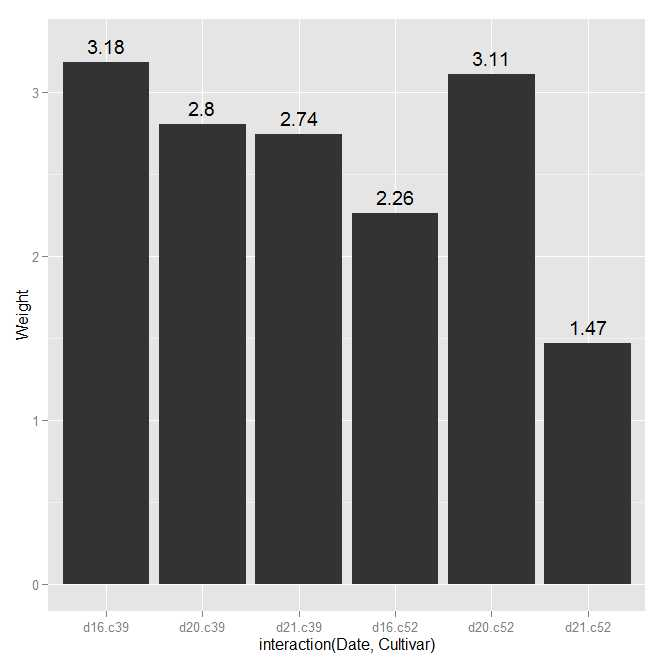

Write R code to recreate this figure.
library(ggplot2)
library(gcookbook)
ggplot(cabbage_exp,aes(x=interaction(Date,Cultivar),y=Weight))+geom_bar(stat="identity")+geom_text(aes(y=Weight+0.1,label=Weight))
